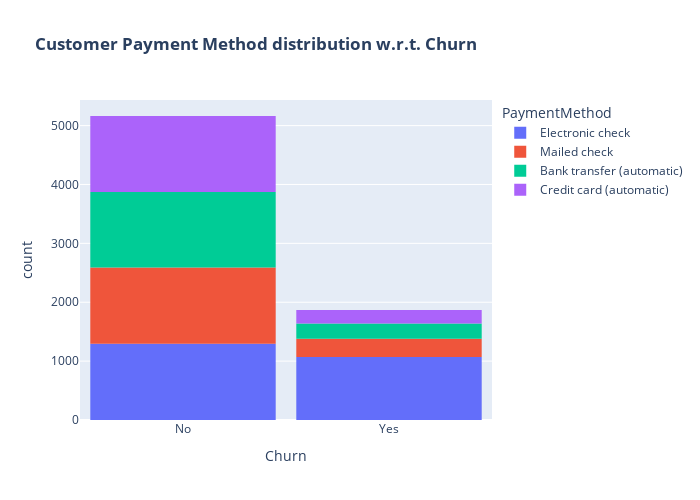

Notebook cell for this chart:
### Code cell
fig = px.histogram(df, x="Churn", color="PaymentMethod", title="<b>Customer Payment Method distribution w.r.t. Churn</b>")
fig.update_layout(width=700, height=500, bargap=0.1)
fig.show()

### Figure 1 — Plotly figure (JSON) as saved in the notebook; plotly's stock layout.template omitted (floating-point values rounded to 4 significant figures; data arrays with more than 128 entries replaced by an {"elided": "..."} marker saying what was removed)
{"data": [{"alignmentgroup": "True", "bingroup": "x", "hovertemplate": "PaymentMethod=Electronic check<br>Churn=%{x}<br>count=%{y}<extra></extra>", "legendgroup": "Electronic check", "marker": {"color": "#636efa", "pattern": {"shape": ""}}, "name": "Electronic check", "offsetgroup": "Electronic check", "orientation": "v", "showlegend": true, "type": "histogram", "x": {"elided": "2365 str values"}, "xaxis": "x", "yaxis": "y"}, {"alignmentgroup": "True", "bingroup": "x", "hovertemplate": "PaymentMethod=Mailed check<br>Churn=%{x}<br>count=%{y}<extra></extra>", "legendgroup": "Mailed check", "marker": {"color": "#EF553B", "pattern": {"shape": ""}}, "name": "Mailed check", "offsetgroup": "Mailed check", "orientation": "v", "showlegend": true, "type": "histogram", "x": {"elided": "1604 str values"}, "xaxis": "x", "yaxis": "y"}, {"alignmentgroup": "True", "bingroup": "x", "hovertemplate": "PaymentMethod=Bank transfer (automatic)<br>Churn=%{x}<br>count=%{y}<extra></extra>", "legendgroup": "Bank transfer (automatic)", "marker": {"color": "#00cc96", "pattern": {"shape": ""}}, "name": "Bank transfer (automatic)", "offsetgroup": "Bank transfer (automatic)", "orientation": "v", "showlegend": true, "type": "histogram", "x": {"elided": "1542 str values"}, "xaxis": "x", "yaxis": "y"}, {"alignmentgroup": "True", "bingroup": "x", "hovertemplate": "PaymentMethod=Credit card (automatic)<br>Churn=%{x}<br>count=%{y}<extra></extra>", "legendgroup": "Credit card (automatic)", "marker": {"color": "#ab63fa", "pattern": {"shape": ""}}, "name": "Credit card (automatic)", "offsetgroup": "Credit card (automatic)", "orientation": "v", "showlegend": true, "type": "histogram", "x": {"elided": "1521 str values"}, "xaxis": "x", "yaxis": "y"}], "layout": {"bargap": 0.1, "barmode": "relative", "height": 500, "legend": {"title": {"text": "PaymentMethod"}, "tracegroupgap": 0}, "title": {"text": "<b>Customer Payment Method distribution w.r.t. Churn</b>"}, "width": 700, "xaxis": {"anchor": "y", "domain": [0, 1], "title": {"text": "Churn"}}, "yaxis": {"anchor": "x", "domain": [0, 1], "title": {"text": "count"}}}}
